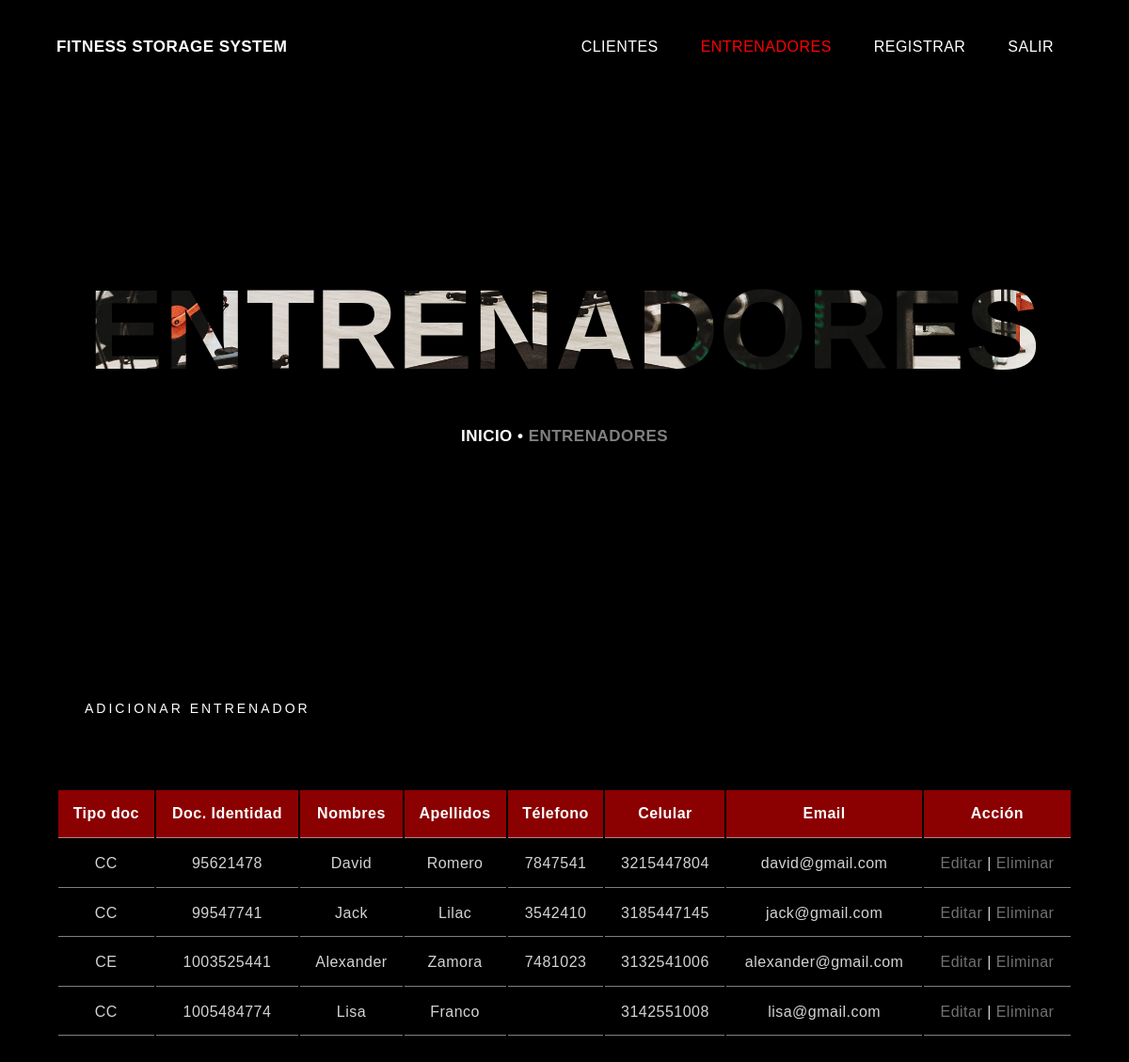
The app's page /php/admincrud/crudentrenadores/adminentrenadores.php with its own data.
### tables this page shows
CREATE TABLE IF NOT EXISTS `entrenador` (
  `Doc_identidad` int NOT NULL,
  `Tipo_doc` varchar(2) NOT NULL,
  `Nombres` varchar(25) NOT NULL,
  `Apellidos` varchar(25) NOT NULL,
  `Tel_contacto` varchar(7) DEFAULT NULL,
  `Cel_contacto` varchar(10) NOT NULL,
  `Email` varchar(45) NOT NULL,
  PRIMARY KEY (`Doc_identidad`,`Tipo_doc`)
);

### php/admincrud/crudentrenadores/adminentrenadores.php (the view, shortened to what this page needs)
<?php
include_once("../../conexion.php");
$result = $dbConn->query("SELECT * FROM entrenador");
?>
<!DOCTYPE html>
<html lang="en">
    <head>
        <link rel="stylesheet" href="../../../css/estilos.css">
    </head>
<body>
    <header>
        <div class="centrarnav">
            <div class="logo">
                FITNESS STORAGE SYSTEM
            </div>
            <nav>
                <a href="../crudclientes/adminclientes.php">CLIENTES</a>
                <a href="adminentrenadores.php"><span class="activo">ENTRENADORES</span></a>
                <a href="../../login_registro/registro.php">REGISTRAR</a>
                <a href="../../login_registro/logout.php">SALIR</a>
            </nav>
        </div>
    </header>
    <div class="espaciotop contenedor">
        <div class="title2">ENTRENADORES</div>
        <div class="subtitle">INICIO • <span class="inactivo">ENTRENADORES</span></div>
    </div>
<section class="espaciotop">
<div class="centrarnav"><a href="form_adicionar.html" class="btn-neon">
                    ADICIONAR ENTRENADOR</a></div><br><br>
    <table class="centrarnav contenido-tabla">
        <thead>
            <tr id="tabla-crud">
                <th>Tipo doc</th>
                <th>Doc. Identidad</th>
                <th>Nombres</th>
                <th>Apellidos</th>
                <th>Télefono</th>
                <th>Celular</th>
                <th>Email</th>
                <th>Acción</th>
            </tr>
        </thead>
        <?php
        while ( $row = $result->fetch(PDO::FETCH_ASSOC) ){
            echo "<tbody>";
            echo "<tr>";
            echo "<td>" . $row['Tipo_doc'] . "</td>";
            echo "<td>" . $row['Doc_identidad'] . "</td>";
            echo "<td>" . $row['Nombres'] . "</td>";
            echo "<td>" . $row['Apellidos'] . "</td>";
            echo "<td>" . $row['Tel_contacto'] . "</td>";
            echo "<td>" . $row['Cel_contacto'] . "</td>";
            echo "<td>" . $row['Email'] . "</td>";
            echo "<td> <span class='link'><a href=\"editar.php?Doc_identidad=$row[Doc_identidad]\">Editar</a></span> | <span class='link'><a href=\"eliminar.php?Doc_identidad=$row[Doc_identidad]\"
            onClick=\"return confirm('¿Está seguro de eliminar este registro?') \">Eliminar</a></span></td>";
    }
    ?>
    </table>
</section>
        <p class="espaciobot"></p>
</body>
</html>

### css/estilos.css (style rules this page uses)
* { margin: 0; padding: 0; box-sizing: border-box; }
body { background: black; font-family: sans-serif; width:100%; height:100%; letter-spacing: 0.03em; line-height: 1.6; }
.centrarnav { width: 90%; max-width: 1300px; margin: auto; overflow: hidden; }
.activo { color:red; }
.inactivo { color:gray; }
.link a { text-decoration: red; color: rgba(211, 211, 211, 0.534); }
header { width: 100%; overflow: hidden; margin-bottom: 20px; position: fixed; background: black; }
header .logo { color: white; font-size: 17px; line-height: 100px; float: left; font-weight: 900; }
header nav { float: right; line-height: 100px; }
header nav a { display:inline-block; text-decoration: none; color: white; padding: 10px 20px; line-height: normal; }
.espaciotop { padding-top: 150px; }
.espaciobot { padding-bottom: 130px; }
.contenedor { width: 100%; max-width: 100%; text-align: center; margin-bottom: 100px; }
.subtitle { display: block; color: white; font-size: 17px; font-weight: 900; }
.title2 { text-transform: uppercase; font-size: 120px; font-weight: 900; -webkit-background-clip: text; -webkit-text-fill-color: transparent; background-image: url(bg_1.jpg); background-size: 90%; margin-top: 100px; background-attachment: fixed; line-height: 200px; }
p { margin-bottom: 1em; font-size: 17px; color: gray; }
.btn-neon { position: relative; display: inline-block; padding: 15px 30px; color: white; letter-spacing: 3px; font-size: 14px; font-weight: 400; text-decoration: none; overflow: hidden; transition: 0.2s; }
.contenido-tabla tr { transition: all .2s ease-in; cursor: pointer; }
.contenido-tabla tbody tr { background-color: black; color: lightgrey; text-align: left; }
.contenido-tabla th, td { padding: 12px; text-align: center; border-bottom: 1px solid rgba(221, 221, 221, 0.575); }
.contenido-tabla thead #tabla-crud { color: white; text-align: center; background-color: darkred; }

### records on screen
entrenador: Tipo_doc "CC", Doc_identidad "95621478", Nombres "David", Apellidos "Romero", Tel_contacto "7847541", Cel_contacto "3215447804", Email "david@gmail.com"
entrenador: Tipo_doc "CC", Doc_identidad "99547741", Nombres "Jack", Apellidos "Lilac", Tel_contacto "3542410", Cel_contacto "3185447145", Email "jack@gmail.com"
entrenador: Tipo_doc "CE", Doc_identidad "1003525441", Nombres "Alexander", Apellidos "Zamora", Tel_contacto "7481023", Cel_contacto "3132541006", Email "alexander@gmail.com"
entrenador: Tipo_doc "CC", Doc_identidad "1005484774", Nombres "Lisa", Apellidos "Franco", Cel_contacto "3142551008", Email "lisa@gmail.com"
